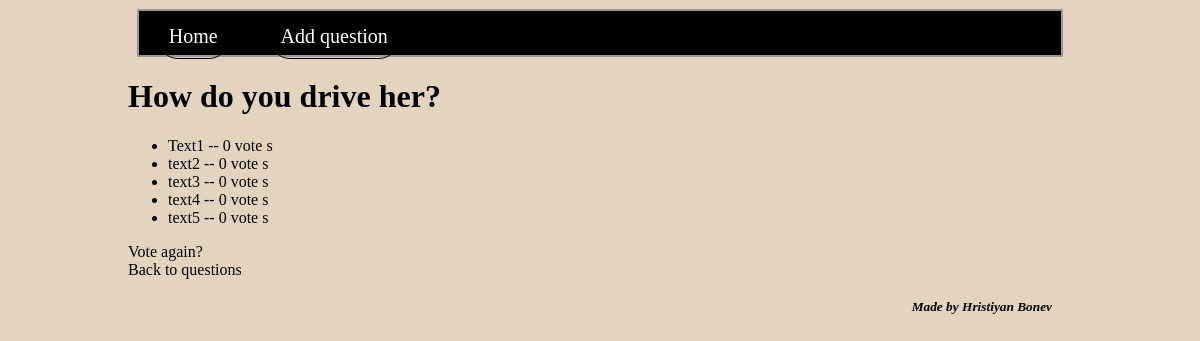
The page /polls/70/results/ on the database its author committed.
### polls/models.py (models this page shows, shortened)
class Question(models.Model):
    question_text = models.CharField(max_length=200)
    pub_date = models.DateTimeField('Date Published', auto_now_add=True)
    creator = models.CharField(max_length=150, null=True, blank=True)

class Choice(models.Model):
    question = models.ForeignKey(Question, on_delete=models.CASCADE)
    choice_text = models.CharField(max_length=200)
    votes = models.IntegerField(default=0)

### polls/views.py (the view)
# urls.py: path('<int:pk>/results/', views.ResultsView.as_view(), name='results'),
class ResultsView(generic.DetailView):
    model = Question
    template_name = 'polls/results.html'

### polls/templates/polls/results.html
{% extends "polls/base.html" %}
{% block content %}
<h1>{{ question.question_text }}</h1>
<ul>
{% for choice in question.choice_set.all %}
    <li>{{ choice.choice_text }} -- {{ choice.votes }} vote {{ choice.votes|pluralize }}</li>
{% endfor %}
</ul>
<a href="{% url 'polls:detail' question.pk %}">Vote again?</a>
<br/>
<a href="{% url 'polls:index'%}">Back to questions</a>
{% endblock content%}

### polls/static/css/style.css (style rules this page uses)
body { background-color: rgba(145, 82, 0,0.25); padding:0 10% 5% 10%; }
a { color:inherit; text-decoration: none; }

### rows shown on the page
Question: question_text "How do you drive her?"
Choice: choice_text "Text1", votes "0"
Choice: choice_text "text2", votes "0"
Choice: choice_text "text3", votes "0"
Choice: choice_text "text4", votes "0"
Choice: choice_text "text5", votes "0"
